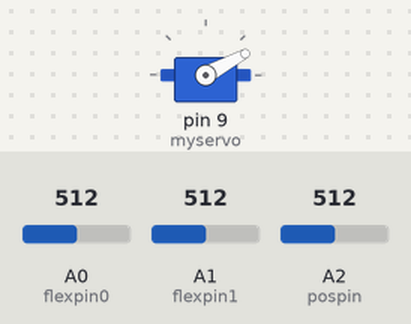
Recording of a sketch running on a simulated Arduino Uno, built with avr-gcc and run on an emulated ATmega328P. On the bench: servo. The inputs (shaded band) are chosen by the test bench; at power-on: A0 (flexpin0) = 512, A1 (flexpin1) = 512, A2 (pospin) = 512. What the sketch prints to the serial monitor is not drawn.

Above: at 6.1 s.
6.2 s: A0 (flexpin0) set to 535
7.7 s: A0 (flexpin0) set to 554
At 8.16 s:
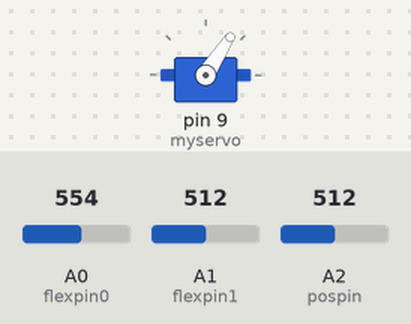
At 10.5 s:
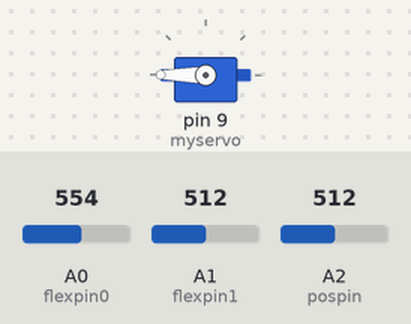
10.7 s: A1 (flexpin1) set to 570
12.5 s: A1 (flexpin1) set to 601
At 13.62 s:
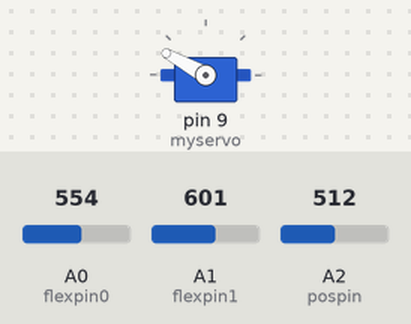
15.5 s: A2 (pospin) set to 716
17.6 s: A1 (flexpin1) set to 537
20.2 s: A1 (flexpin1) set to 508
At 21.81 s:
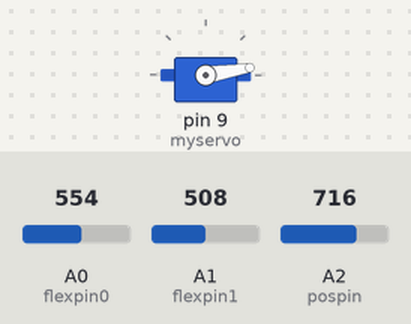
Timing chart, 0 to 24.2 s (numbered marks = the images above; inputs shaded):
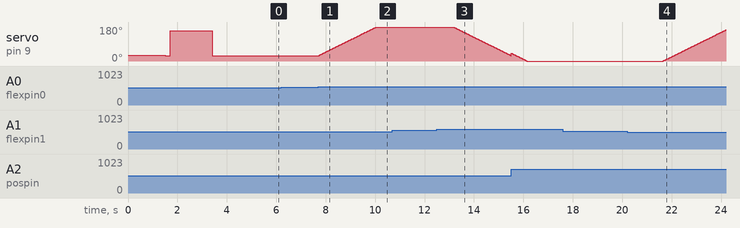

Measured:
- the behaviour switches between 542 and 543 on A0 (flexpin0) (found by bisection; images 0 and 1)
- the behaviour switches between 584 and 585 on A1 (flexpin1) (found by bisection; images 2 and 3)
- the behaviour switches between 524 and 523 on A1 (flexpin1) (found by bisection; images 3 and 4)
- after the input at 6.2 s, every drawn part: stays the same
- after the input at 7.7 s, servo on pin 9 (myservo): moves from 28° to 180° over 2.3 s, starting at once
- after the input at 10.7 s, every drawn part: stays the same
- after the input at 12.5 s, servo on pin 9 (myservo): moves from 180° to 29° over 2.3 s, starting after 0.66 s
- after the input at 17.6 s, every drawn part: stays the same
- after the input at 20.2 s, servo on pin 9 (myservo): moves from 0° to 165° over 2.5 s, starting after 1.5 s

The sketch:

testServo.ino
```cpp
// Controlling a servo position using a potentiometer (variable resistor)
// by Michal Rinott <http://people.interaction-ivrea.it/m.rinott>

#include <Servo.h>
#include <SoftwareSerial.h>

SoftwareSerial mySerial(2, 3);
Servo myservo;  // create servo object to control a servo

unsigned long time;
unsigned long time_old;
unsigned long dt;

int flexpin1 = 1;  // analog pin used to connect the potentiometer
int flexpin0 = 0;  // analog pin used to connect the potentiometer
int pospin = 2;  // analog pin used to connect the potentiometer
int val1;    // variable to read the value from the analog pin
int val0;    // variable to read the value from the analog pin

int isSending;
int counter;
const float k = 0;//-25.28;
const float c = 40.26;

int setPoint; // = 40;
float servoforce;
int pos;
int pos_in_min;
int pos_in_max;
int pos_in;
int pos_out_min;
int pos_out_max;
int pos_set;

void setup()
{
  time = millis();
  pos_set = 30;
  pos_in = 0;
  pos_in_min = 1000;
  pos_in_max = -1000;
  //pos = analogRead(pospin);
  myservo.attach(9);  // attaches the servo on pin 9 to the servo object
  counter = 0;
  isSending=1;
  Serial.begin(9600);
  Serial.println("Start, go to min pos");
  myservo.write(pos_set);
  delay(1500);
  pos_in = analogRead(pospin);
  while( pos_in < pos_in_min )
  {
     pos_in_min = pos_in;
     pos_set = pos_set - 1; //
     myservo.write(pos_set);
     delay(200);
     pos_in = analogRead(pospin);
     //Serial.print("Pos min is: ");
     //Serial.println(pos_min);
  }
  pos_out_min = pos_set;
  Serial.print("Pos out min is: ");
  Serial.println(pos_out_min);
  Serial.println("Go to max pos");

  pos_set = 160;
  myservo.write(pos_set);
  delay(1500);

  pos_in = analogRead(pospin);
  while( pos_in > pos_in_max )
  {
     pos_in_max = pos_in;
     pos_set = pos_set + 1; //
     myservo.write(pos_set);
     delay(200);
     pos_in = analogRead(pospin);
     //Serial.print("Pos max is: ");
     //Serial.println(pos_max);
  }
  pos_out_max = pos_set;
  Serial.print("Pos out max is: ");
  Serial.println(pos_out_max);

  int val=(pos_in_max-pos_in_min)/2+pos_in_min;
  pos_set = map(val,pos_in_min,pos_in_max,pos_out_min,pos_out_max);
  Serial.print("Pos_set is: ");
  Serial.println(pos_set);
  myservo.write(pos_set);
  delay(1500);
  Serial.println("Ready");

  /*
  val1 = analogRead(flexpin1);            // reads the value of the potentiometer (value between 0 and 1023)
  //if (val1 < setPoint )
  while( val1 < 25 )
  {
    servoforce = servoforce + 0.1;
    myservo.write((int)servoforce);                  // sets the servo position according to the scaled value
    Serial.print("Pos is: ");
       Serial.println(servoforce);
    delay(15);
    val1 = analogRead(flexpin1);
  }
  setPoint = (int)servoforce + 1;
  servoforce = 0;
  myservo.write((int)servoforce);                  // sets the servo position according to the scaled value
  delay(15);*/
}

void loop()
{

  time_old = time;
  int pos_old = pos_in;
  pos_in = analogRead(pospin);

  time = millis();
  dt = time - time_old;


  int tau_des = analogRead(flexpin0);
  int tau = analogRead(flexpin1);
  int e_tau = tau_des-tau;

  float q_dot = (float)(pos_old - pos_in)/(float)dt;
  float k_d = 1;
  float k_p = 0.01;
  float e_tau_f = (float)e_tau;
  float u = 3.3*k_p*e_tau_f-k_d*q_dot;

  pos_set = pos_set + (int)u;
  myservo.write(pos_set);
  delay(15);

  /*
  Serial.print("tau_des is: ");
  Serial.print(tau_des);
  Serial.print("  tau is: ");
  Serial.print(tau);
  Serial.print("  e_tau is: ");
  Serial.print(e_tau);

  Serial.print("  pos_old is: ");
  Serial.print(pos_old);
  Serial.print("  pos_in is: ");
  Serial.print(pos_in);
  Serial.print("  q_dot is: ");
  Serial.print(q_dot);*/

  /*
  Serial.print("pos_in is: ");
  Serial.print(pos_in);
  Serial.print("  u is: ");
  Serial.println(u);*/


  /*
  myservo.write(50);
  delay(1500);
  myservo.write(150);
  delay(1500);
  */
  /*
  int value;
  if (mySerial.available())
    Serial.write(mySerial.read());

  val0 = analogRead(flexpin0);            // reads the value of the potentiometer (value between 0 and 1023)
  val1 = analogRead(flexpin1);            // reads the value of the potentiometer (value between 0 and 1023)
  pos = analogRead(pospin);            // reads the value of the potentiometer (value between 0 and 1023)

  if (val1 < setPoint )
    servoforce = servoforce + 0.1;
  if (servoforce > 70 )
    servoforce = 0;
  //value = map(val1, 0, 1023, 0, 179);     // scale it to use it with the servo (value between 0 and 180)
  myservo.write((int)servoforce);                  // sets the servo position according to the scaled value
  delay(15);                           // waits for the servo to get there

  if( isSending == 1)
  {
    if (counter == 9)
    {
       /*float acc =0;
       for( int i=0; i<=9;i++)
       {
         acc = acc + (float) val[i];
       }
       float mean = acc/10;
       float newton = (mean-k)/c;*/
       /*
       Serial.print("Force is: ");
       Serial.print(val1);
       Serial.print("    Position is: ");
       Serial.println(pos);
    }
  }
  if (counter < 9)
    counter++;
   else
    counter = 0;
  //Serial.println(counter);
  */
}
```
